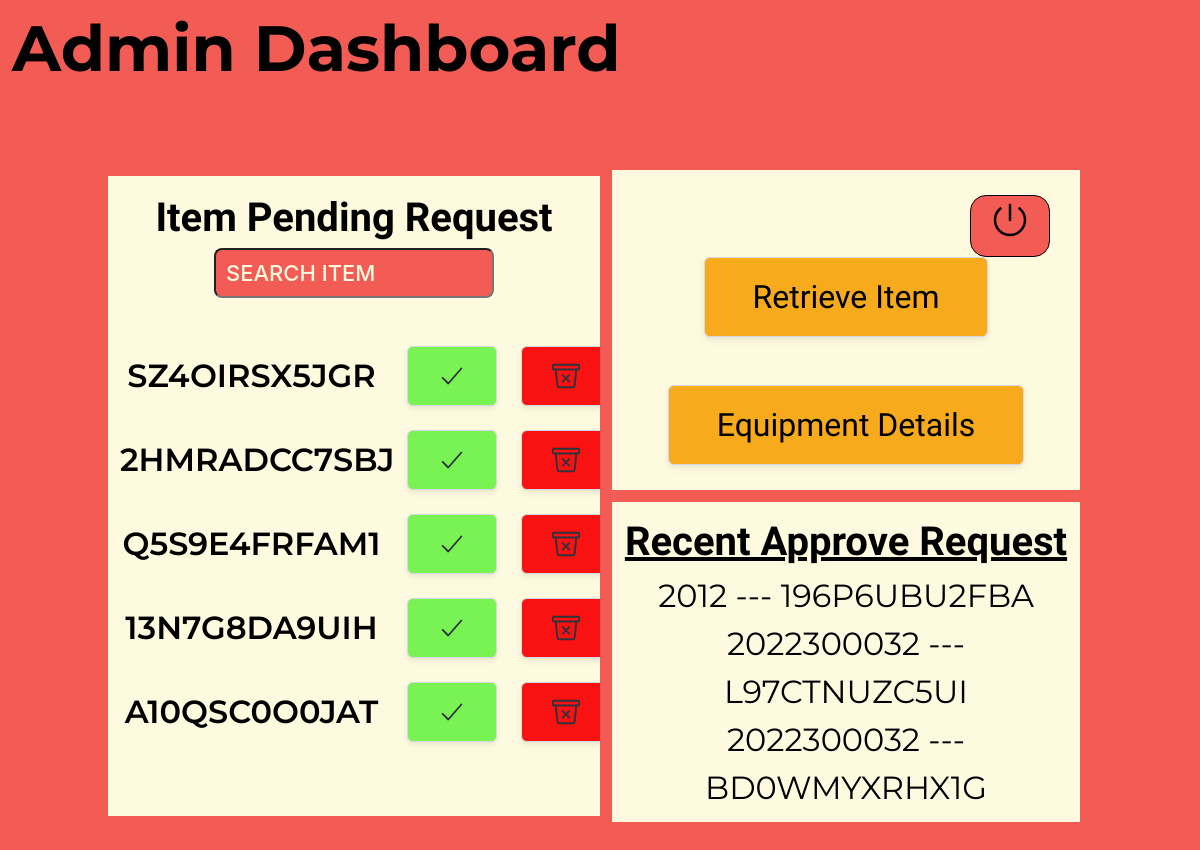
The page /admin-dashboard/ (signed in) on the database as committed earlier.
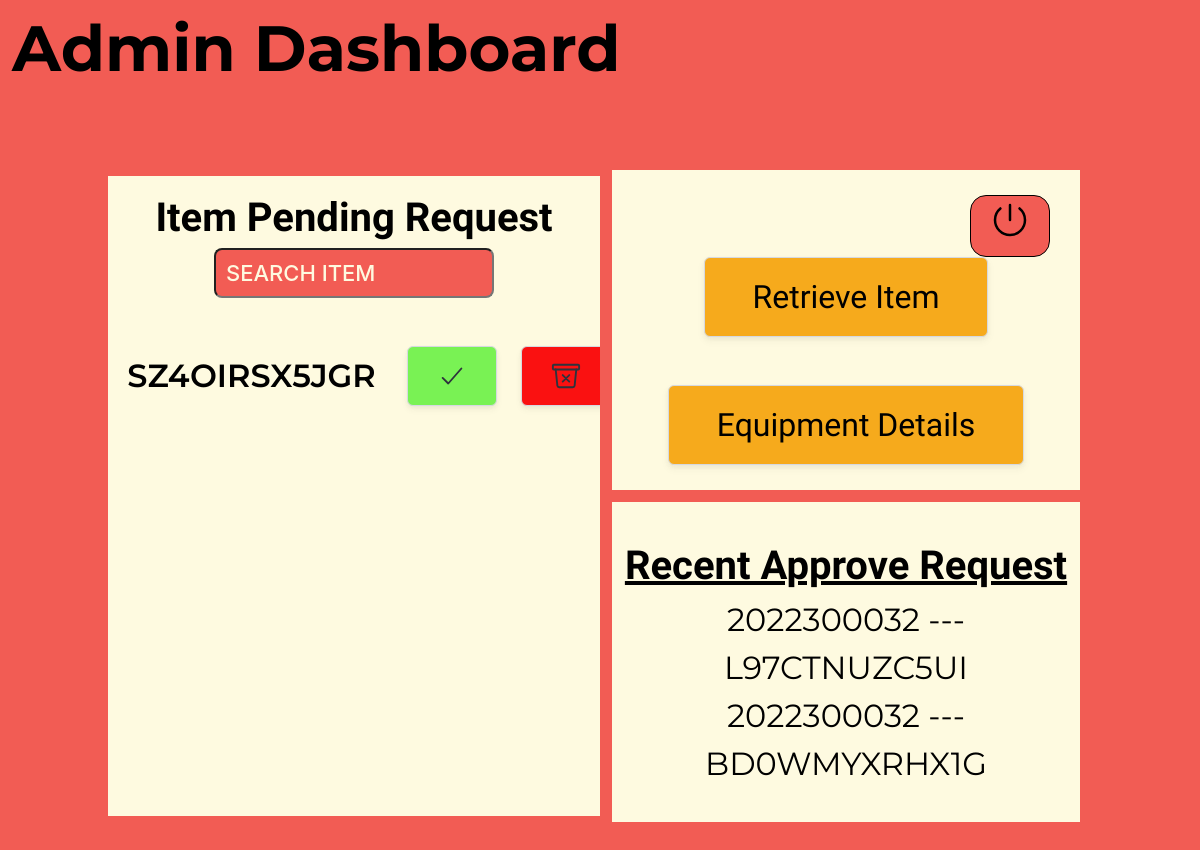
The same page on the database as committed later.
### main/models.py (models this page shows, shortened)
class StudentBorrow(models.Model):
    id =models.AutoField(primary_key=True)
    student_no = models.IntegerField()
    first_name = models.CharField(max_length=255)
    last_name = models.CharField(max_length=255)
    code_request = models.CharField(max_length=20, blank=True, null=True)
    request_status = models.CharField(max_length=50, choices=REQUESTAPPROVE.choices, default=REQUESTAPPROVE.PENDING)

### main/views.py (the view)
# urls.py: path("admin-dashboard/", views.admin_dashboard, name ="admin_dashboard"),
@login_required
def admin_dashboard(request):
    get_user_request = StudentBorrow.objects.filter(request_status = REQUESTAPPROVE.PENDING).order_by("id")
    get_user_approve_request = StudentBorrow.objects.filter(request_status = REQUESTAPPROVE.APPROVE).order_by("id")
    context ={
        "user_request":get_user_request,
        "user_approve": get_user_approve_request
    }
    return render(request,"main/administration_SBCA/admin_dashboard.html", context)

### main/templates/main/administration_SBCA/admin_dashboard.html (shortened to what this page needs)
{% extends './admin_base.html' %}
    {% block content %}
    <div class="container">
      <div class="columns has-text-centered is-vcentered">
        <div class="column sty-left-section-dashboard">
          <h1
            class="sty-base-header-small-fz sty-base-hind-fm sty-header-left-header-dashboard"
          >
            Item Pending Request
          </h1>
          <div class="sty-inp-left-dashboard-div">
            <input
              type="text"
              class="sty-inp-dashboard mb-6"
              placeholder="Search item"
              id="inp_filter_list"
            />
          </div>
          {% for request in user_request %}
          <div class="columns is-vcentered" id="filter_inp_list">
            <div class="column is-7">
              <a
                href="/admin-check-request/{{ request.code_request }}"
                class=""
              >
                <h1
                  class="sty-basesubheader-fz sty-base-montserrat-fm sty-pending-list"
                >
                  {{ request.code_request }}
                </h1>
              </a>
            </div>
            <div class="column">
              <div class="has-text-centered">
                <div
                  class="button sty-app-del-icon sty-app-icon"
                  data-request-id="{{ request.id }}"
                  data-request-code="{{ request.code_request }}"
                  onclick="accept_request(event)"
                >
                  <ion-icon name="checkmark-outline"></ion-icon>
                </div>
              </div>
            </div>
            <div class="column">
              <div
                class="button sty-app-del-icon sty-del-icon"
                data-request-id="{{ request.id }}"
                data-request-code="{{ request.code_request }}"
                onclick="denied_request(event)"
              >
                <ion-icon name="trash-bin-outline"></ion-icon>
              </div>
            </div>
          </div>
          {% endfor %}
        </div>
        <div class="column">
          <div class="sty-right-top-section-dashboard">
            <div class="sty_logoutbtn-dashboard" id="btn_logout">
              <div>
                <ion-icon name="power-outline"></ion-icon>
              </div>
            </div>
            <div
              class="button sty-btn-item-details px-6"
              id="btn_retrieve_item"
            >
              <h1 class="sty-basesubheader-fz sty-base-hind-fm">
                Retrieve Item
              </h1>
            </div>
            <div class="mt-6">
              <a
                class="button sty-btn-item-details px-6"
                href="{% url 'main:admin_equipment_details' %}"
                ><h1 class="sty-basesubheader-fz sty-base-hind-fm">
                  Equipment Details
                </h1></a
              >
            </div>
          </div>
          <div class="sty-right-bottom-section-dashboard mt-3">
            <h1
              class="sty-base-header-small-fz sty-base-hind-fm sty-header-recent-app-dashboard"
            >
              Recent Approve Request
            </h1>
            {% for approve_request in user_approve %}
            <a
              href="/admin-check-request-approve/{{ approve_request.code_request }}"
            >
              <h1
                class="sty-basesubheader-fz sty-base-montserrat-fm sty-recent-app-list-dashboard"
              >
                {{ approve_request.student_no }} --- {{ approve_request.code_request }}
              </h1>
            </a>
            {% endfor %}
          </div>
        </div>
      </div>
    </div>
    {% endblock content %}

Rows that differ between the two databases and show on the page:
removed StudentBorrow: code_request "2HMRADCC7SBJ", shown under "Item Pending Request"
removed StudentBorrow: code_request "Q5S9E4FRFAM1", shown under "Item Pending Request"
removed StudentBorrow: code_request "13N7G8DA9UIH", shown under "Item Pending Request"
removed StudentBorrow: code_request "A10QSC0O0JAT", shown under "Item Pending Request"
removed StudentBorrow: student_no "2012", code_request "196P6UBU2FBA", shown under "Recent Approve Request"
